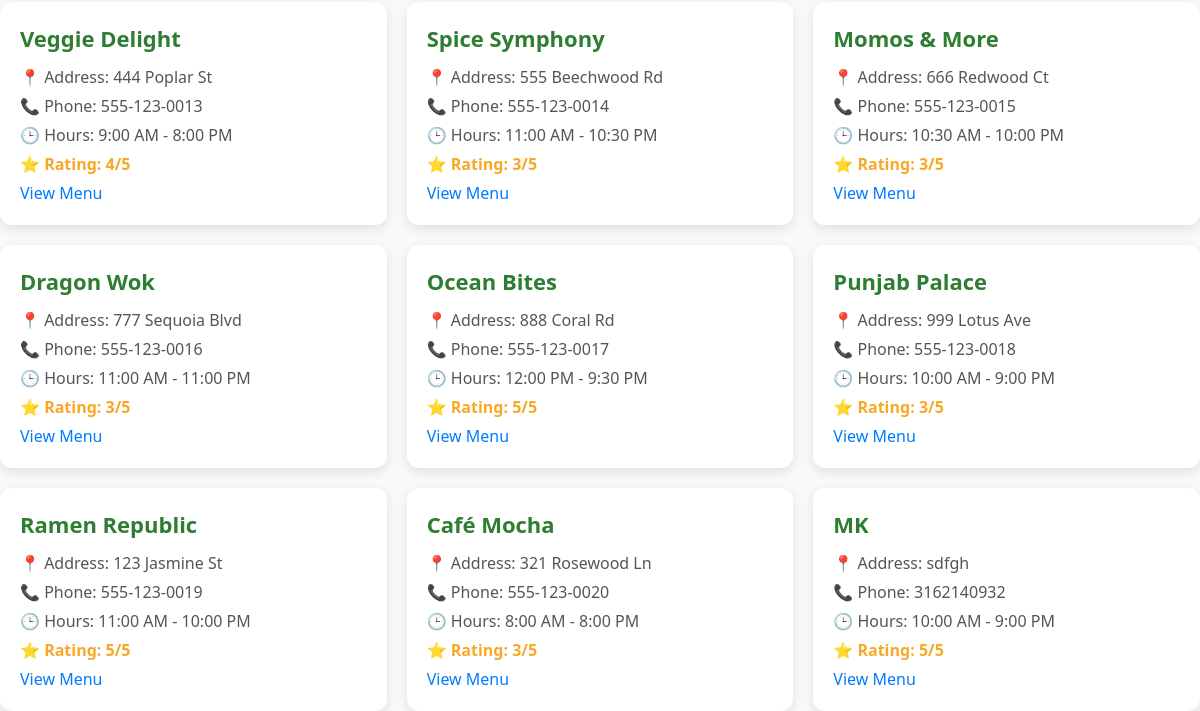
Page /restaurants (signed in, lower part) on the earlier database version.
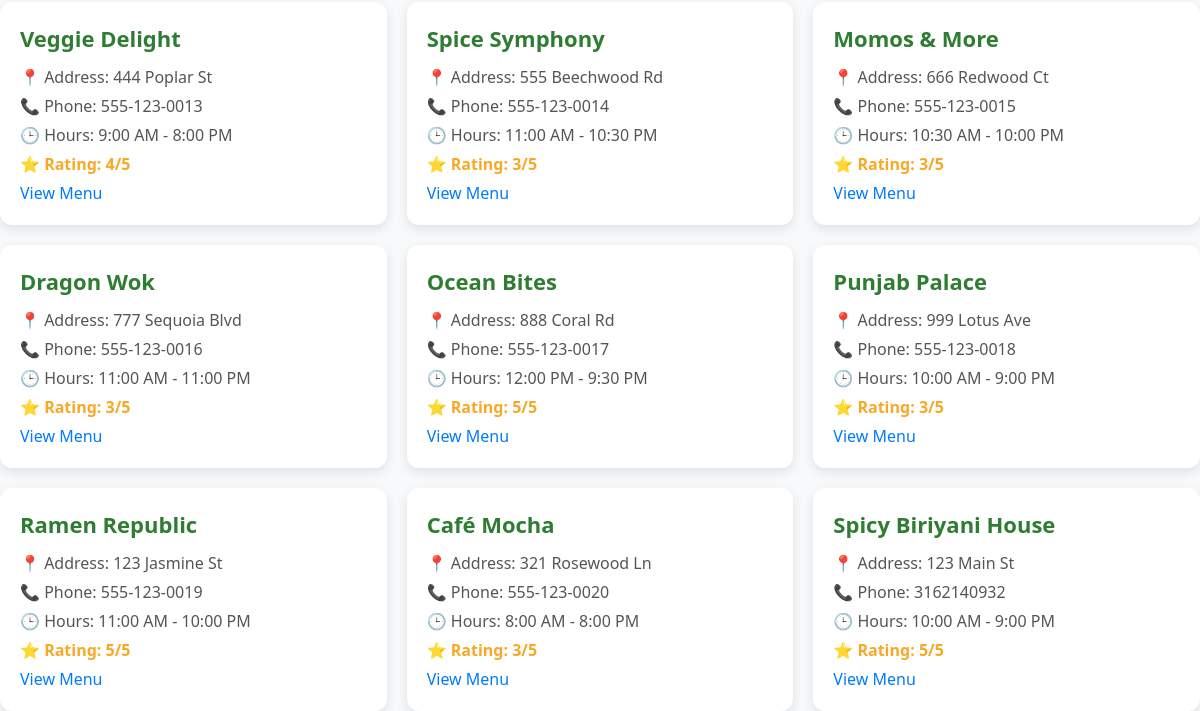
Same page on the later database version.
### tables this page shows
CREATE TABLE Reviews (
    ReviewID INTEGER PRIMARY KEY AUTOINCREMENT,
    UserID INTEGER NOT NULL,
    RestaurantID INTEGER NOT NULL,
    Rating INTEGER CHECK(Rating BETWEEN 1 AND 5) NOT NULL,
    Comment TEXT,
    ReviewDate DATETIME DEFAULT CURRENT_TIMESTAMP,
    FOREIGN KEY (UserID) REFERENCES Users(UserID),
    FOREIGN KEY (RestaurantID) REFERENCES Restaurants(RestaurantID)
);

CREATE TABLE Restaurants (
    RestaurantID INTEGER PRIMARY KEY AUTOINCREMENT,
    OwnerID INTEGER NOT NULL,
    Name TEXT NOT NULL,
    Address TEXT NOT NULL,
    PhoneNumber TEXT NOT NULL,
    OpeningHours TEXT NOT NULL,
    FOREIGN KEY (OwnerID) REFERENCES Users(UserID)
);

### app.py (the view)
@app.route('/restaurants')
@login_required
def restaurants():
    restaurants = get_restaurants()
    print(restaurants)
    return render_template('restaurants.html', restaurants=restaurants)

### app.py (called while the page is built)
def login_required(f):
    @wraps(f)
    def decorated_function(*args, **kwargs):
        if 'UserID' not in session:
            return redirect(url_for('signin'))
        return f(*args, **kwargs)
    return decorated_function

### appUtils.py (called while the page is built)
def get_db_connection():
    conn = sqlite3.connect('database.db')
    conn.row_factory = sqlite3.Row  # Makes fetching results easier
    return conn

def get_restaurants():
    conn = get_db_connection()
    cursor = conn.cursor()
    cursor.execute("SELECT * FROM Restaurants JOIN Reviews ON Restaurants.RestaurantID = Reviews.RestaurantID")
    restaurants = cursor.fetchall()  # returns a list of all rows in the table
    conn.close()
    return restaurants # Return the list of restaurants

### templates/restaurants.html (shortened to what this page needs)
<!DOCTYPE html>
<html lang="en">
<head>
    <link rel="stylesheet" href="{{ url_for('static', filename='style.css') }}">
    <link rel="stylesheet" href="https://stackpath.bootstrapcdn.com/bootstrap/4.5.2/css/bootstrap.min.css">
</head>
<body>
    <div class="restaurant-container">
        {% for restaurant in restaurants %}
            <div class="restaurant-card">
                <div class="restaurant-name">{{ restaurant['name'] }}</div>
                <div class="restaurant-info">📍 Address: {{ restaurant['address'] }}</div>
                <div class="restaurant-info">📞 Phone: {{ restaurant['PhoneNumber'] }}</div>
                <div class="restaurant-info">🕒 Hours: {{ restaurant['openinghours'] }}</div>
                <div class="restaurant-info rating">⭐ Rating: {{ restaurant['rating'] }}/5</div>
                <a href="{{ url_for('show_menu', restaurant_id=restaurant['restaurantid']) }}">View Menu</a>
            </div>
        {% endfor %}
    </div>
</body>
</html>

Differences in the rows shown:
no longer on this page (row unchanged): Reviews: name "MK", address "sdfgh", PhoneNumber "3162140932", openinghours "10:00 AM - 9:00 PM", rating "5"
added Reviews: name "Spicy Biriyani House", address "123 Main St", PhoneNumber "3162140932", openinghours "10:00 AM - 9:00 PM", rating "5"
